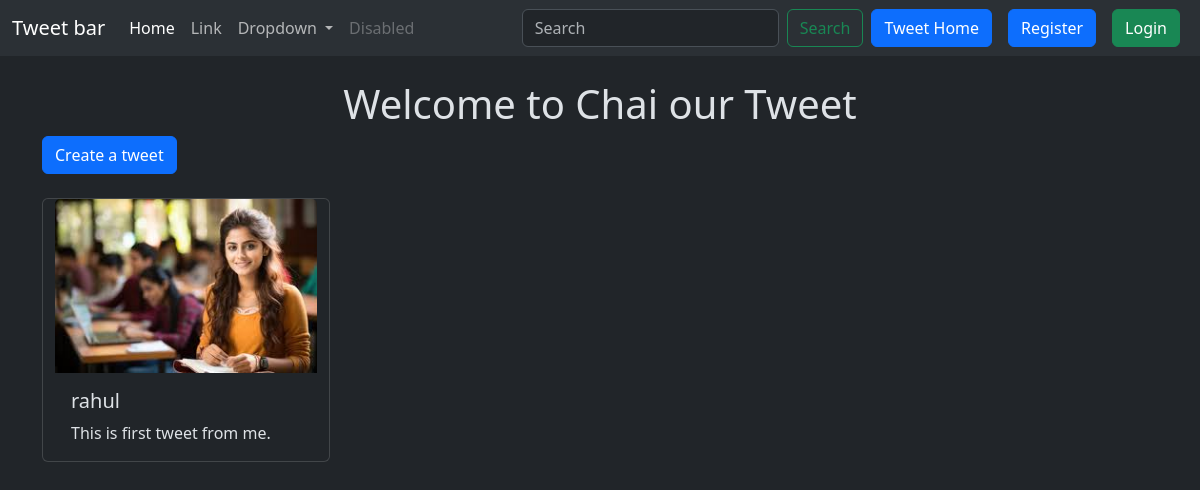
The app's page /, older data.
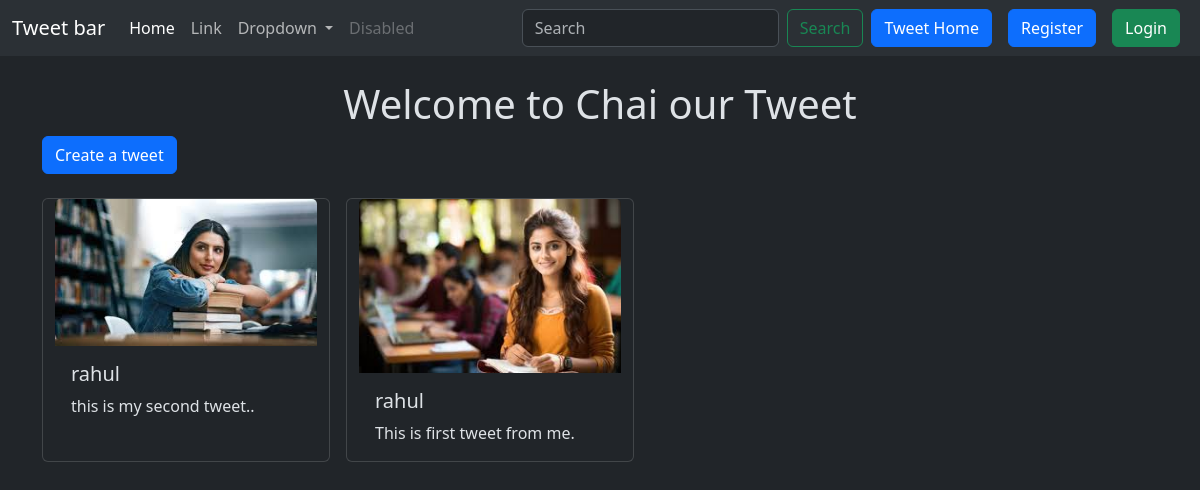
The same page, newer data.
### tweet/models.py (models this page shows, shortened)
class Tweet(models.Model):
    user = models.ForeignKey(User, on_delete=models.CASCADE)
    text = models.TextField(max_length=240)
    photo = models.ImageField(upload_to='photos/', blank=True, null=True)
    created_at = models.DateTimeField(auto_now_add=True)
    update_at = models.DateTimeField(auto_now=True)

### tweet/views.py (the view)
# urls.py: path('',tweet_list,name='tweet_list'),
def tweet_list(request):
    tweets = Tweet.objects.all().order_by('-created_at')
    return render(request,'tweet_list.html',{'tweets':tweets})

### tweet/templates/tweet_list.html (shortened to what this page needs)
{% extends "layout.html" %}
{% block content %}
<h1 class="text-center mt-4">Welcome to Chai our Tweet</h1>
<a class="btn btn-primary mb-4" href="{% url 'tweet_create' %}">Create a tweet</a>
<div class="container row gap-3">
    {% for tweet in tweets %}
    <div class="card" style="width: 18rem;">
        <img src="{{tweet.photo.url}}" class="card-img-top" alt="...">
        <div class="card-body">
          <h5 class="card-title">{{tweet.user.username}}</h5>
          <p class="card-text">{{tweet.text}}</p>
        </div>
      </div>
    {% endfor %}
</div>
{% endblock %}

Row changes from the older to the newer data that the page shows:
added Tweet: photo (picture), user.username "rahul", text "this is my second tweet.."
